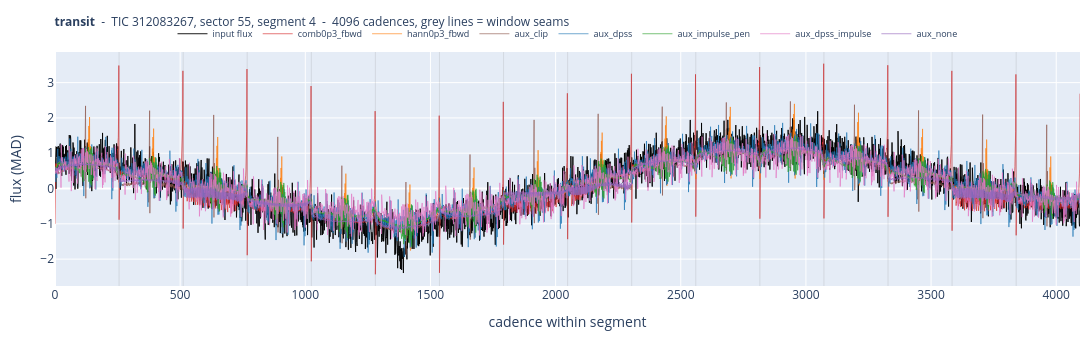

Here is the notebook cell this chart was saved with:
### Code cell
plot_class("transit")

### Figure 1 — Plotly figure (JSON) as saved in the notebook; plotly's stock layout.template omitted (floating-point values rounded to 4 significant figures; data arrays with more than 128 entries replaced by an {"elided": "..."} marker saying what was removed)
{"data": [{"line": {"color": "black", "width": 0.9}, "mode": "lines", "name": "input flux", "type": "scatter", "y": {"elided": "4096 float values"}}, {"line": {"color": "#d62728", "width": 0.7}, "mode": "lines", "name": "comb0p3_fbwd", "opacity": 0.9, "type": "scatter", "y": {"elided": "4096 float values"}}, {"line": {"color": "#ff7f0e", "width": 0.7}, "mode": "lines", "name": "hann0p3_fbwd", "opacity": 0.9, "type": "scatter", "y": {"elided": "4096 float values"}}, {"line": {"color": "#8c564b", "width": 0.7}, "mode": "lines", "name": "aux_clip", "opacity": 0.9, "type": "scatter", "y": {"elided": "4096 float values"}}, {"line": {"color": "#1f77b4", "width": 0.7}, "mode": "lines", "name": "aux_dpss", "opacity": 0.9, "type": "scatter", "y": {"elided": "4096 float values"}}, {"line": {"color": "#2ca02c", "width": 0.7}, "mode": "lines", "name": "aux_impulse_pen", "opacity": 0.9, "type": "scatter", "y": {"elided": "4096 float values"}}, {"line": {"color": "#e377c2", "width": 0.7}, "mode": "lines", "name": "aux_dpss_impulse", "opacity": 0.9, "type": "scatter", "y": {"elided": "4096 float values"}}, {"line": {"color": "#9467bd", "width": 0.7}, "mode": "lines", "name": "aux_none", "opacity": 0.9, "type": "scatter", "y": {"elided": "4096 float values"}}], "layout": {"height": 340, "hovermode": "x unified", "legend": {"font": {"size": 9}, "orientation": "h", "x": 0.5, "xanchor": "center", "y": 1.14}, "margin": {"b": 38, "l": 55, "r": 12, "t": 52}, "shapes": [{"line": {"color": "rgba(120,120,120,0.35)", "width": 0.5}, "type": "line", "x0": 256, "x1": 256, "xref": "x", "y0": 0, "y1": 1, "yref": "y domain"}, {"line": {"color": "rgba(120,120,120,0.35)", "width": 0.5}, "type": "line", "x0": 512, "x1": 512, "xref": "x", "y0": 0, "y1": 1, "yref": "y domain"}, {"line": {"color": "rgba(120,120,120,0.35)", "width": 0.5}, "type": "line", "x0": 768, "x1": 768, "xref": "x", "y0": 0, "y1": 1, "yref": "y domain"}, {"line": {"color": "rgba(120,120,120,0.35)", "width": 0.5}, "type": "line", "x0": 1024, "x1": 1024, "xref": "x", "y0": 0, "y1": 1, "yref": "y domain"}, {"line": {"color": "rgba(120,120,120,0.35)", "width": 0.5}, "type": "line", "x0": 1280, "x1": 1280, "xref": "x", "y0": 0, "y1": 1, "yref": "y domain"}, {"line": {"color": "rgba(120,120,120,0.35)", "width": 0.5}, "type": "line", "x0": 1536, "x1": 1536, "xref": "x", "y0": 0, "y1": 1, "yref": "y domain"}, {"line": {"color": "rgba(120,120,120,0.35)", "width": 0.5}, "type": "line", "x0": 1792, "x1": 1792, "xref": "x", "y0": 0, "y1": 1, "yref": "y domain"}, {"line": {"color": "rgba(120,120,120,0.35)", "width": 0.5}, "type": "line", "x0": 2048, "x1": 2048, "xref": "x", "y0": 0, "y1": 1, "yref": "y domain"}, {"line": {"color": "rgba(120,120,120,0.35)", "width": 0.5}, "type": "line", "x0": 2304, "x1": 2304, "xref": "x", "y0": 0, "y1": 1, "yref": "y domain"}, {"line": {"color": "rgba(120,120,120,0.35)", "width": 0.5}, "type": "line", "x0": 2560, "x1": 2560, "xref": "x", "y0": 0, "y1": 1, "yref": "y domain"}, {"line": {"color": "rgba(120,120,120,0.35)", "width": 0.5}, "type": "line", "x0": 2816, "x1": 2816, "xref": "x", "y0": 0, "y1": 1, "yref": "y domain"}, {"line": {"color": "rgba(120,120,120,0.35)", "width": 0.5}, "type": "line", "x0": 3072, "x1": 3072, "xref": "x", "y0": 0, "y1": 1, "yref": "y domain"}, {"line": {"color": "rgba(120,120,120,0.35)", "width": 0.5}, "type": "line", "x0": 3328, "x1": 3328, "xref": "x", "y0": 0, "y1": 1, "yref": "y domain"}, {"line": {"color": "rgba(120,120,120,0.35)", "width": 0.5}, "type": "line", "x0": 3584, "x1": 3584, "xref": "x", "y0": 0, "y1": 1, "yref": "y domain"}, {"line": {"color": "rgba(120,120,120,0.35)", "width": 0.5}, "type": "line", "x0": 3840, "x1": 3840, "xref": "x", "y0": 0, "y1": 1, "yref": "y domain"}], "title": {"font": {"size": 12}, "text": "<b>transit</b>  -  TIC 312083267, sector 55, segment 4  -  4096 cadences, grey lines = window seams"}, "width": 1550, "xaxis": {"title": {"text": "cadence within segment"}}, "yaxis": {"title": {"text": "flux (MAD)"}}}}
